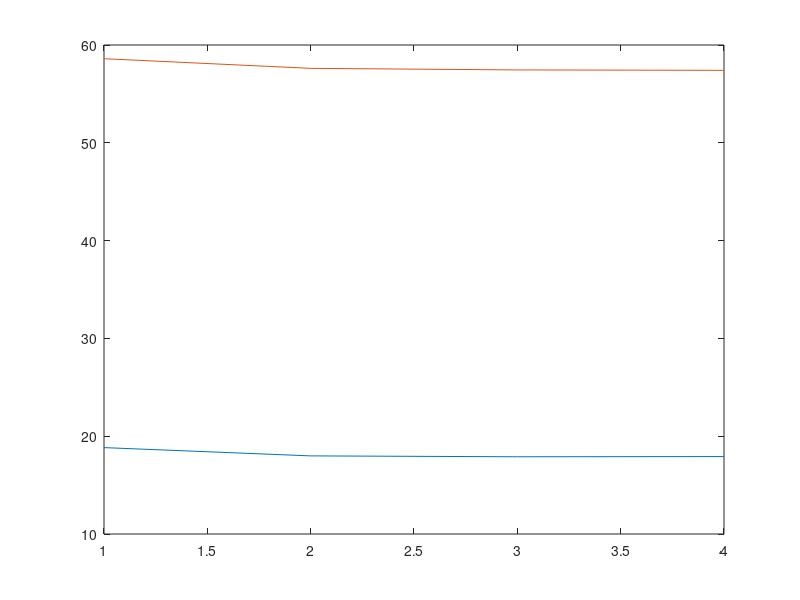

Recreate this plot in MATLAB.
clc 
clear
m=0.8;                    %setting up of modulation index
i=1;
a_m=[20; 60];         %setting of initial angles 
delta(2,1)=0;             %delta matrix represent change after every iteration
i_matrix(:,1)=0;
a1_matrix(:,1)=0;
a2_matrix(:,1)=0;
while true
    jacob=[-sind(a_m(1,1)) -sind(a_m(2,1));...
        -5*sind(5*a_m(1,1)) -5*sind(5*a_m(2,1))];
    B_func=[2*m; 0];
    F_func=[cosd(a_m(1,1))+cos(a_m(2,1));...
        cosd(5*a_m(1,1))+cosd(5*a_m(2,1))];
    delta=jacob\(B_func-F_func);
    a_m=acosd(abs(cosd(a_m+delta)));
    i_matrix(i,1)=i;
    a1_matrix(i,1)=a_m(1,1);
    a2_matrix(i,1)=a_m(2,1);
    if max(abs(delta))<0.057       %less than 0.001 radian
        break
    end
    i=i+1;
end
display(sort(a_m)); 
plot(i_matrix,a1_matrix,i_matrix,a2_matrix)
a=a_m(1,1);                        %final angles linked to the model
b=a_m(2,1);
t=0.02;                            %time period corresponding to the model